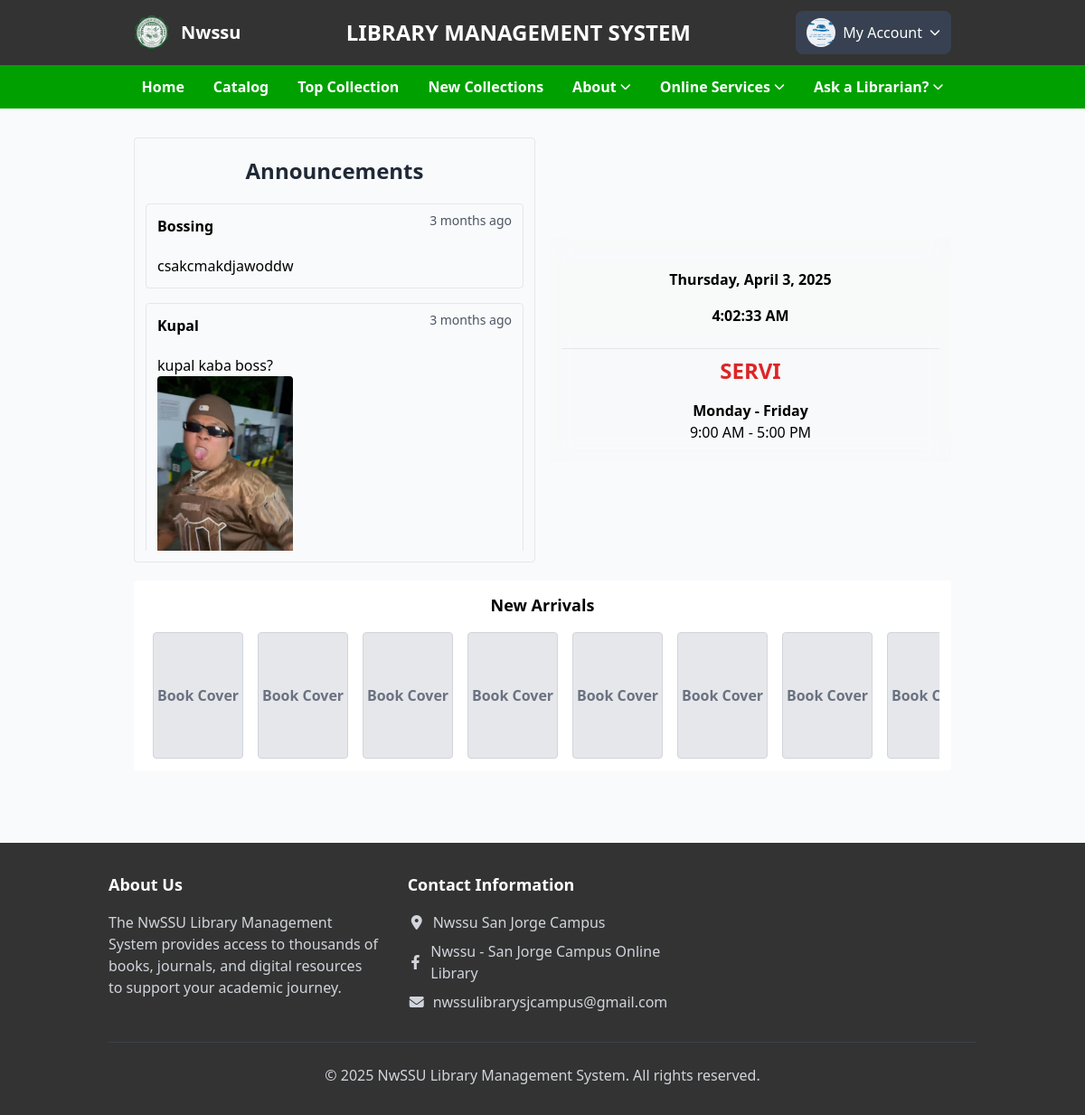
/student/home.php (signed in), run on the app's committed database.
### tables this page shows
CREATE TABLE `announcement` (
  `id` int(50) NOT NULL,
  `title` varchar(250) NOT NULL,
  `message` varchar(5000) NOT NULL,
  `image` varchar(300) DEFAULT NULL,
  `date` varchar(50) NOT NULL
);

CREATE TABLE `books` (
  `id` int(100) NOT NULL,
  `material_type` varchar(250) NOT NULL,
  `sub_type` varchar(250) NOT NULL,
  `category` varchar(250) NOT NULL,
  `title` varchar(500) NOT NULL,
  `author` varchar(500) NOT NULL,
  `publisher` varchar(500) NOT NULL,
  `status` varchar(100) NOT NULL,
  `subject` varchar(250) NOT NULL,
  `content` varchar(5000) NOT NULL,
  `summary` varchar(5000) NOT NULL,
  `issn` varchar(250) NOT NULL,
  `call_no` varchar(250) NOT NULL,
  `ISBN` varchar(250) NOT NULL,
  `copyright` varchar(250) NOT NULL,
  `page_number` int(250) NOT NULL,
  `edition` varchar(250) NOT NULL,
  `copies` int(250) NOT NULL,
  `date_acquired` varchar(250) NOT NULL,
  `books_image` varchar(400) DEFAULT NULL,
  `catalog_date` varchar(50) NOT NULL
);

### student/home.php (the view, shortened to what this page needs)
<?php
include '../student/side_navbars.php';
try {
    $conn = new PDO("mysql:host=$db_host;dbname=$db_name", $user_name, $user_password);
    $conn->setAttribute(PDO::ATTR_ERRMODE, PDO::ERRMODE_EXCEPTION);
    $home = $conn->query("SELECT * FROM announcement ORDER BY id DESC");
    $announcements = $home->fetchAll(PDO::FETCH_ASSOC);
    $sql = "SELECT title, books_image, id FROM books";
    $home = $conn->query($sql);
    $books = $home->fetchAll(PDO::FETCH_ASSOC);
} catch (PDOException $e) {
    echo "Connection failed: " . $e->getMessage();
    exit();
}
?>
<!DOCTYPE html>
<html lang="en">
<head>
    <link href="https://cdn.jsdelivr.net/npm/tailwindcss@2.2.19/dist/tailwind.min.css" rel="stylesheet">
    <link rel="stylesheet" href="https://cdn.lineicons.com/4.0/lineicons.css">
    <link rel="stylesheet" href="https://cdn.jsdelivr.net/npm/bootstrap-icons@1.10.5/font/bootstrap-icons.css">
</head>
<body class="custom-bg">
    <div class="container mx-auto py-8 px-[5%]">
        <div class="flex flex-col md:flex-row md:space-x-4">
            <div class="w-full md:w-1/2">
                <div class="border border-gray-200 rounded p-3 bg-gray-100/10">
                    <h2 class="text-gray-800 text-center font-bold text-2xl mb-5 mt-2">Announcements</h2>
                    <div class="max-h-96 overflow-y-auto">
                        <?php if (!empty($announcements)): ?>
                            <?php foreach ($announcements as $announcement): ?>
                                <div class="border border-gray-200 rounded p-3 mb-4 relative">
                                    <div class="flex justify-between">
                                        <div class="text-left">
                                            <p class="posted-by"><strong> <?php echo htmlspecialchars($announcement['title']); ?></strong></p>
                                        </div>
                                        <span class="absolute top-2 right-3 text-sm text-gray-600">
                                            <?php
                                            $post_time = new DateTime($announcement['date']);
                                            $now = new DateTime();
                                            $interval = $post_time->diff($now);
                                            if ($interval->y > 0) {
                                                echo $interval->y . ' year' . ($interval->y > 1 ? 's' : '') . ' ago';
                                            } elseif ($interval->m > 0) {
                                                echo $interval->m . ' month' . ($interval->m > 1 ? 's' : '') . ' ago';
                                            } elseif ($interval->d > 0) {
                                                echo $interval->d . ' day' . ($interval->d > 1 ? 's' : '') . ' ago';
                                            } elseif ($interval->h > 0) {
                                                echo $interval->h . ' hour' . ($interval->h > 1 ? 's' : '') . ' ago';
                                            } elseif ($interval->i > 0) {
                                                echo $interval->i . ' minute' . ($interval->i > 1 ? 's' : '') . ' ago';
                                            } else {
                                                echo 'Just now';
                                            }
                                            ?>
                                        </span>
                                    </div>
                                    <p class="announcement-text text-left mt-5"><?php echo htmlspecialchars($announcement['message']); ?></p>
                                    <?php if (!empty($announcement['image'])): ?>
                                        <div class="announcement-image text-left">
                                            <img src="../uploaded_file/<?php echo htmlspecialchars($announcement['image']); ?>" alt="Announcement Image" class="w-[150px] w-[130px] rounded">
                                        </div>
                                    <?php endif; ?>
                                </div>
                            <?php endforeach; ?>
                        <?php else: ?>
                            <p>No announcements available.</p>
                        <?php endif; ?>
                    </div>
                </div>
            </div>
            <div class="w-full md:w-1/2 flex justify-center items-center">
                <div class="border border-transparent bg-gray-100/10 rounded p-3 backdrop-blur-md w-full max-w-md">
                    <div class="text-center mt-3 font-semibold">
                        <div class="bg-gray-100/10 px-3 py-2" id="datetime-date"></div>
                        <div class="bg-gray-100/10 px-3 py-2" id="datetime-time"></div>
                    </div>
                    <div class="flex justify-center mt-4 border-t border-gray-300/50 py-2">
                        <div class="text-center">
                            <h2 id="service-hours" class="mb-4 text-2xl font-bold text-red-600">SERVICE HOURS</h2>
                            <h5 class="font-bold">Monday - Friday</h5>
                            <p>9:00 AM - 5:00 PM</p>
                        </div>
                    </div>
                </div>
            </div>
        </div>
        <div class="container mx-auto mt-5">
            <div class="border border-transparent bg-white rounded p-3 backdrop-blur-md">
                <h2 class="text-lg font-bold mb-4 text-center text-black">New Arrivals</h2>
                <div class="hidden md:block xl:hidden overflow-hidden relative">
                    <div class="flex whitespace-nowrap animate-marquee-medium hover-pause">
                        <?php
                        for ($i = 0; $i < 2; $i++):
                            foreach ($books as $book):
                        ?>
                                <div class="inline-block flex-shrink-0 w-[100px] h-[140px] mx-2">
                                    <a href="studbook_detail.php?id=<?php echo urlencode($book['id']); ?>" title="<?php echo htmlspecialchars($book['title']); ?>">
                                        <?php if (!empty($book['books_image'])): ?>
                                            <img src="<?php echo htmlspecialchars($book['books_image']); ?>"
                                                alt="<?php echo htmlspecialchars($book['title']); ?>"
                                                class="w-full h-full object-cover rounded shadow-sm hover:shadow-md transition-all duration-300" />
                                        <?php else: ?>
                                            <div class="w-full h-full border border-gray-300 rounded bg-gray-200 flex items-center justify-center text-gray-500 hover:bg-gray-300 transition-all duration-300">
                                                <b>Book Cover</b>
                                            </div>
                                        <?php endif; ?>
                                    </a>
                                </div>
                        <?php
                            endforeach;
                        endfor;
                        ?>
                    </div>
                </div>
            </div>
        </div>
    </div>
    <?php include '../student/footer.php'; ?>
</body>
</html>

### student/home.php (style rules this page uses)
.animate-marquee-medium { animation: marquee 25s linear infinite; }

### data on the page
announcement: title "Bossing", date "3", message "csakcmakdjawoddw"
announcement: title "Kupal", date "3", shows "s", message "kupal kaba boss?", image (picture)
books: shows "Book Cover"
books: shows "Book Cover"
books: shows "Book Cover"
books: shows "Book Cover"
books: shows "Book Cover"
books: shows "Book Cover"
